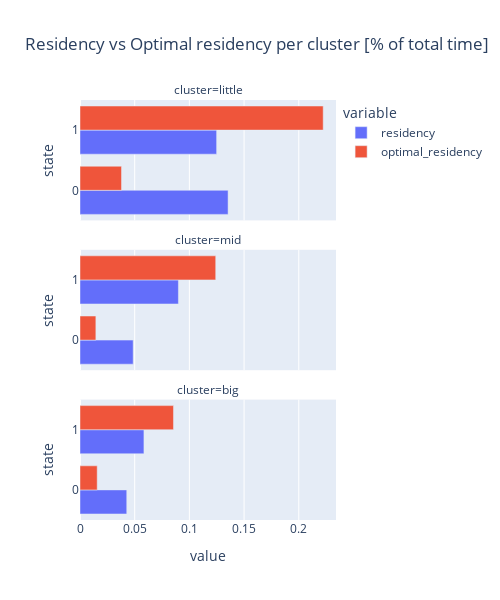

The cell this chart's notebook holds for it:
### Code cell
px.bar(sim_res, x='value', y='state', color='variable', facet_col='cluster', facet_col_wrap=1, barmode='group', height=600, width=500, orientation='h', title='Residency vs Optimal residency per cluster [% of total time]')

### Figure 1 — Plotly figure (JSON) as saved in the notebook; plotly's stock layout.template omitted (floating-point values rounded to 4 significant figures)
{"data": [{"alignmentgroup": "True", "hovertemplate": "variable=residency<br>cluster=little<br>value=%{x}<br>state=%{y}<extra></extra>", "legendgroup": "residency", "marker": {"color": "#636efa", "pattern": {"shape": ""}}, "name": "residency", "offsetgroup": "residency", "orientation": "h", "showlegend": true, "textposition": "auto", "type": "bar", "visible": true, "x": [0.1354, 0.1249], "xaxis": "x3", "y": [0, 1], "yaxis": "y3"}, {"alignmentgroup": "True", "hovertemplate": "variable=residency<br>cluster=mid<br>value=%{x}<br>state=%{y}<extra></extra>", "legendgroup": "residency", "marker": {"color": "#636efa", "pattern": {"shape": ""}}, "name": "residency", "offsetgroup": "residency", "orientation": "h", "showlegend": false, "textposition": "auto", "type": "bar", "visible": true, "x": [0.04861, 0.08995], "xaxis": "x2", "y": [0, 1], "yaxis": "y2"}, {"alignmentgroup": "True", "hovertemplate": "variable=residency<br>cluster=big<br>value=%{x}<br>state=%{y}<extra></extra>", "legendgroup": "residency", "marker": {"color": "#636efa", "pattern": {"shape": ""}}, "name": "residency", "offsetgroup": "residency", "orientation": "h", "showlegend": false, "textposition": "auto", "type": "bar", "visible": true, "x": [0.04273, 0.05844], "xaxis": "x", "y": [0, 1], "yaxis": "y"}, {"alignmentgroup": "True", "hovertemplate": "variable=optimal_residency<br>cluster=little<br>value=%{x}<br>state=%{y}<extra></extra>", "legendgroup": "optimal_residency", "marker": {"color": "#EF553B", "pattern": {"shape": ""}}, "name": "optimal_residency", "offsetgroup": "optimal_residency", "orientation": "h", "showlegend": true, "textposition": "auto", "type": "bar", "x": [0.03796, 0.2223], "xaxis": "x3", "y": [0, 1], "yaxis": "y3"}, {"alignmentgroup": "True", "hovertemplate": "variable=optimal_residency<br>cluster=mid<br>value=%{x}<br>state=%{y}<extra></extra>", "legendgroup": "optimal_residency", "marker": {"color": "#EF553B", "pattern": {"shape": ""}}, "name": "optimal_residency", "offsetgroup": "optimal_residency", "orientation": "h", "showlegend": false, "textposition": "auto", "type": "bar", "x": [0.0145, 0.1241], "xaxis": "x2", "y": [0, 1], "yaxis": "y2"}, {"alignmentgroup": "True", "hovertemplate": "variable=optimal_residency<br>cluster=big<br>value=%{x}<br>state=%{y}<extra></extra>", "legendgroup": "optimal_residency", "marker": {"color": "#EF553B", "pattern": {"shape": ""}}, "name": "optimal_residency", "offsetgroup": "optimal_residency", "orientation": "h", "showlegend": false, "textposition": "auto", "type": "bar", "x": [0.01572, 0.08545], "xaxis": "x", "y": [0, 1], "yaxis": "y"}], "layout": {"annotations": [{"font": {}, "showarrow": false, "text": "cluster=big", "x": 0.5, "xanchor": "center", "xref": "paper", "y": 0.2867, "yanchor": "bottom", "yref": "paper"}, {"font": {}, "showarrow": false, "text": "cluster=mid", "x": 0.5, "xanchor": "center", "xref": "paper", "y": 0.6433, "yanchor": "bottom", "yref": "paper"}, {"font": {}, "showarrow": false, "text": "cluster=little", "x": 0.5, "xanchor": "center", "xref": "paper", "y": 1.0, "yanchor": "bottom", "yref": "paper"}], "barmode": "group", "height": 600, "legend": {"title": {"text": "variable"}, "tracegroupgap": 0}, "title": {"text": "Residency vs Optimal residency per cluster [% of total time]"}, "width": 500, "xaxis": {"anchor": "y", "autorange": true, "domain": [0, 1], "range": [0, 0.234], "title": {"text": "value"}, "type": "linear"}, "xaxis2": {"anchor": "y2", "autorange": true, "domain": [0, 1], "matches": "x", "range": [0, 0.234], "showticklabels": false, "type": "linear"}, "xaxis3": {"anchor": "y3", "autorange": true, "domain": [0, 1], "matches": "x", "range": [0, 0.234], "showticklabels": false, "type": "linear"}, "yaxis": {"anchor": "x", "autorange": true, "domain": [0, 0.2867], "range": [-0.5, 1.5], "title": {"text": "state"}, "type": "linear"}, "yaxis2": {"anchor": "x2", "autorange": true, "domain": [0.3567, 0.6433], "matches": "y", "range": [-0.5, 1.5], "title": {"text": "state"}, "type": "linear"}, "yaxis3": {"anchor": "x3", "autorange": true, "domain": [0.7133, 1.0], "matches": "y", "range": [-0.5, 1.5], "title": {"text": "state"}, "type": "linear"}}}
